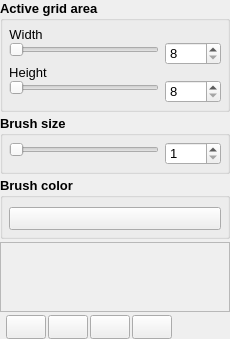
       <widget class="QWidget" name="right_toolbar" native="true">
        <property name="sizePolicy">
         <sizepolicy hsizetype="Maximum" vsizetype="MinimumExpanding">
          <horstretch>0</horstretch>
          <verstretch>0</verstretch>
         </sizepolicy>
        </property>
        <property name="minimumSize">
         <size>
          <width>150</width>
          <height>30</height>
         </size>
        </property>
        <property name="maximumSize">
         <size>
          <width>250</width>
          <height>16777215</height>
         </size>
        </property>
        <property name="font">
         <font>
          <italic>false</italic>
         </font>
        </property>
        <property name="styleSheet">
         <string notr="true">border-top-color: rgba(191, 64, 64, 0);</string>
        </property>
        <layout class="QGridLayout" name="gridLayout_2">
         <property name="leftMargin">
          <number>0</number>
         </property>
         <property name="topMargin">
          <number>0</number>
         </property>
         <property name="rightMargin">
          <number>0</number>
         </property>
         <property name="bottomMargin">
          <number>0</number>
         </property>
         <property name="horizontalSpacing">
          <number>0</number>
         </property>
         <property name="verticalSpacing">
          <number>3</number>
         </property>
         <item row="0" column="0">
          <widget class="QGroupBox" name="groupBox">
           <property name="sizePolicy">
            <sizepolicy hsizetype="Preferred" vsizetype="Maximum">
             <horstretch>0</horstretch>
             <verstretch>0</verstretch>
            </sizepolicy>
           </property>
           <property name="font">
            <font>
             <pointsize>10</pointsize>
             <bold>true</bold>
            </font>
           </property>
           <property name="layoutDirection">
            <enum>Qt::LeftToRight</enum>
           </property>
           <property name="autoFillBackground">
            <bool>false</bool>
           </property>
           <property name="title">
            <string>Active grid area</string>
           </property>
           <layout class="QFormLayout" name="formLayout">
            <property name="verticalSpacing">
             <number>0</number>
            </property>
            <property name="leftMargin">
             <number>6</number>
            </property>
            <property name="topMargin">
             <number>6</number>
            </property>
            <property name="rightMargin">
             <number>6</number>
            </property>
            <property name="bottomMargin">
             <number>6</number>
            </property>
            <item row="0" column="0">
             <widget class="QLabel" name="label_2">
              <property name="font">
               <font>
                <pointsize>10</pointsize>
                <bold>false</bold>
               </font>
              </property>
              <property name="text">
               <string>Width</string>
              </property>
              <property name="alignment">
               <set>Qt::AlignCenter</set>
              </property>
             </widget>
            </item>
            <item row="1" column="0">
             <widget class="QSlider" name="width_slider">
              <property name="sizePolicy">
               <sizepolicy hsizetype="MinimumExpanding" vsizetype="Fixed">
                <horstretch>0</horstretch>
                <verstretch>0</verstretch>
               </sizepolicy>
              </property>
              <property name="minimumSize">
               <size>
                <width>150</width>
                <height>0</height>
               </size>
              </property>
              <property name="minimum">
               <number>8</number>
              </property>
              <property name="maximum">
               <number>4096</number>
              </property>
              <property name="singleStep">
               <number>8</number>
              </property>
              <property name="pageStep">
               <number>8</number>
              </property>
              <property name="value">
               <number>8</number>
              </property>
              <property name="orientation">
               <enum>Qt::Horizontal</enum>
              </property>
              <property name="tickPosition">
               <enum>QSlider::NoTicks</enum>
              </property>
              <property name="tickInterval">
               <number>8</number>
              </property>
             </widget>
            </item>
            <item row="1" column="1">
             <widget class="QSpinBox" name="width_spinbox">
              <property name="sizePolicy">
               <sizepolicy hsizetype="Maximum" vsizetype="Fixed">
                <horstretch>0</horstretch>
                <verstretch>0</verstretch>
               </sizepolicy>
              </property>
              <property name="minimumSize">
               <size>
                <width>0</width>
                <height>0</height>
               </size>
              </property>
              <property name="maximumSize">
               <size>
                <width>75</width>
                <height>16777215</height>
               </size>
              </property>
              <property name="font">
               <font>
                <pointsize>10</pointsize>
               </font>
              </property>
              <property name="minimum">
               <number>8</number>
              </property>
              <property name="maximum">
               <number>4096</number>
              </property>
              <property name="singleStep">
               <number>8</number>
              </property>
              <property name="value">
               <number>8</number>
              </property>
              <property name="displayIntegerBase">
               <number>10</number>
              </property>
             </widget>
            </item>
            <item row="2" column="0">
             <widget class="QLabel" name="label">
              <property name="font">
               <font>
                <pointsize>10</pointsize>
                <bold>false</bold>
               </font>
              </property>
              <property name="text">
               <string>Height</string>
              </property>
              <property name="alignment">
               <set>Qt::AlignCenter</set>
              </property>
             </widget>
            </item>
            <item row="3" column="0">
             <widget class="QSlider" name="height_slider">
              <property name="sizePolicy">
               <sizepolicy hsizetype="MinimumExpanding" vsizetype="Fixed">
                <horstretch>0</horstretch>
                <verstretch>0</verstretch>
               </sizepolicy>
              </property>
              <property name="minimumSize">
               <size>
                <width>150</width>
                <height>0</height>
               </size>
              </property>
              <property name="sizeIncrement">
               <size>
                <width>0</width>
                <height>0</height>
               </size>
              </property>
              <property name="font">
               <font>
                <pointsize>11</pointsize>
               </font>
              </property>
              <property name="minimum">
               <number>1</number>
              </property>
              <property name="maximum">
               <number>4096</number>
              </property>
              <property name="singleStep">
               <number>8</number>
              </property>
              <property name="pageStep">
               <number>8</number>
              </property>
              <property name="value">
               <number>8</number>
              </property>
              <property name="sliderPosition">
               <number>8</number>
              </property>
              <property name="orientation">
               <enum>Qt::Horizontal</enum>
              </property>
              <property name="tickInterval">
               <number>8</number>
              </property>
             </widget>
            </item>
            <item row="3" column="1">
             <widget class="QSpinBox" name="height_spinbox">
              <property name="sizePolicy">
               <sizepolicy hsizetype="Maximum" vsizetype="Fixed">
                <horstretch>0</horstretch>
                <verstretch>0</verstretch>
               </sizepolicy>
              </property>
              <property name="minimumSize">
               <size>
                <width>0</width>
                <height>0</height>
               </size>
              </property>
              <property name="maximumSize">
               <size>
                <width>75</width>
                <height>16777215</height>
               </size>
              </property>
              <property name="font">
               <font>
                <pointsize>10</pointsize>
               </font>
              </property>
              <property name="minimum">
               <number>8</number>
              </property>
              <property name="maximum">
               <number>4096</number>
              </property>
              <property name="singleStep">
               <number>8</number>
              </property>
              <property name="value">
               <number>8</number>
              </property>
              <property name="displayIntegerBase">
               <number>10</number>
              </property>
             </widget>
            </item>
           </layout>
          </widget>
         </item>
         <item row="1" column="0">
          <widget class="QGroupBox" name="groupBox_3">
           <property name="minimumSize">
            <size>
             <width>0</width>
             <height>50</height>
            </size>
           </property>
           <property name="sizeIncrement">
            <size>
             <width>0</width>
             <height>50</height>
            </size>
           </property>
           <property name="font">
            <font>
             <pointsize>10</pointsize>
             <bold>true</bold>
            </font>
           </property>
           <property name="title">
            <string>Brush size</string>
           </property>
           <layout class="QFormLayout" name="formLayout_2">
            <property name="verticalSpacing">
             <number>0</number>
            </property>
            <property name="leftMargin">
             <number>6</number>
            </property>
            <property name="topMargin">
             <number>6</number>
            </property>
            <property name="rightMargin">
             <number>6</number>
            </property>
            <property name="bottomMargin">
             <number>6</number>
            </property>
            <item row="0" column="0">
             <widget class="QSlider" name="brush_size_slider">
              <property name="sizePolicy">
               <sizepolicy hsizetype="MinimumExpanding" vsizetype="Fixed">
                <horstretch>0</horstretch>
                <verstretch>0</verstretch>
               </sizepolicy>
              </property>
              <property name="minimumSize">
               <size>
                <width>150</width>
                <height>0</height>
               </size>
              </property>
              <property name="minimum">
               <number>1</number>
              </property>
              <property name="maximum">
               <number>100</number>
              </property>
              <property name="orientation">
               <enum>Qt::Horizontal</enum>
              </property>
             </widget>
            </item>
            <item row="0" column="1">
             <widget class="QSpinBox" name="brush_size_spinbox">
              <property name="sizePolicy">
               <sizepolicy hsizetype="Maximum" vsizetype="Fixed">
                <horstretch>0</horstretch>
                <verstretch>0</verstretch>
               </sizepolicy>
              </property>
              <property name="maximumSize">
               <size>
                <width>75</width>
                <height>16777215</height>
               </size>
              </property>
              <property name="font">
               <font>
                <pointsize>10</pointsize>
               </font>
              </property>
              <property name="minimum">
               <number>1</number>
              </property>
              <property name="maximum">
               <number>100</number>
              </property>
             </widget>
            </item>
           </layout>
          </widget>
         </item>
         <item row="2" column="0">
          <widget class="QGroupBox" name="groupBox_4">
           <property name="minimumSize">
            <size>
             <width>0</width>
             <height>25</height>
            </size>
           </property>
           <property name="font">
            <font>
             <pointsize>10</pointsize>
             <bold>true</bold>
            </font>
           </property>
           <property name="title">
            <string>Brush color</string>
           </property>
           <layout class="QGridLayout" name="gridLayout_3">
            <property name="leftMargin">
             <number>6</number>
            </property>
            <property name="topMargin">
             <number>9</number>
            </property>
            <property name="rightMargin">
             <number>6</number>
            </property>
            <property name="bottomMargin">
             <number>6</number>
            </property>
            <item row="0" column="0">
             <widget class="QToolButton" name="primary_color_button">
              <property name="sizePolicy">
               <sizepolicy hsizetype="MinimumExpanding" vsizetype="Fixed">
                <horstretch>0</horstretch>
                <verstretch>0</verstretch>
               </sizepolicy>
              </property>
              <property name="font">
               <font>
                <pointsize>10</pointsize>
               </font>
              </property>
              <property name="text">
               <string/>
              </property>
             </widget>
            </item>
           </layout>
          </widget>
         </item>
         <item row="3" column="0">
          <widget class="QScrollArea" name="layers">
           <property name="frameShadow">
            <enum>QFrame::Plain</enum>
           </property>
           <property name="widgetResizable">
            <bool>true</bool>
           </property>
           <property name="alignment">
            <set>Qt::AlignLeading|Qt::AlignLeft|Qt::AlignTop</set>
           </property>
           <widget class="QWidget" name="scrollAreaWidgetContents">
            <property name="geometry">
             <rect>
              <x>0</x>
              <y>0</y>
              <width>228</width>
              <height>552</height>
             </rect>
            </property>
            <property name="sizePolicy">
             <sizepolicy hsizetype="Preferred" vsizetype="Preferred">
              <horstretch>0</horstretch>
              <verstretch>0</verstretch>
             </sizepolicy>
            </property>
            <layout class="QVBoxLayout" name="verticalLayout">
             <property name="spacing">
              <number>0</number>
             </property>
             <property name="leftMargin">
              <number>0</number>
             </property>
             <property name="topMargin">
              <number>0</number>
             </property>
             <property name="rightMargin">
              <number>0</number>
             </property>
             <property name="bottomMargin">
              <number>0</number>
             </property>
            </layout>
           </widget>
          </widget>
         </item>
         <item row="4" column="0">
          <widget class="QWidget" name="horizontalWidget" native="true">
           <property name="sizePolicy">
            <sizepolicy hsizetype="Fixed" vsizetype="Preferred">
             <horstretch>0</horstretch>
             <verstretch>0</verstretch>
            </sizepolicy>
           </property>
           <property name="layoutDirection">
            <enum>Qt::LeftToRight</enum>
           </property>
           <layout class="QHBoxLayout" name="horizontalLayout_8">
            <property name="spacing">
             <number>2</number>
            </property>
            <property name="leftMargin">
             <number>6</number>
            </property>
            <property name="topMargin">
             <number>0</number>
            </property>
            <property name="rightMargin">
             <number>0</number>
            </property>
            <property name="bottomMargin">
             <number>0</number>
            </property>
            <item>
             <widget class="QPushButton" name="new_layer">
              <property name="sizePolicy">
               <sizepolicy hsizetype="Fixed" vsizetype="Fixed">
                <horstretch>0</horstretch>
                <verstretch>0</verstretch>
               </sizepolicy>
              </property>
              <property name="minimumSize">
               <size>
                <width>24</width>
                <height>24</height>
               </size>
              </property>
              <property name="toolTip">
               <string>Create a new layer</string>
              </property>
              <property name="styleSheet">
               <string notr="true">border-color: rgb(61, 56, 70);</string>
              </property>
              <property name="text">
               <string/>
              </property>
              <property name="icon">
               <iconset>
                <normaloff>../src/icons/file-add.png</normaloff>
                <normalon>../src/icons/file-add.png</normalon>
                <disabledoff>../src/icons/file-add.png</disabledoff>
                <disabledon>../src/icons/file-add.png</disabledon>../src/icons/file-add.png</iconset>
              </property>
              <property name="iconSize">
               <size>
                <width>16</width>
                <height>16</height>
               </size>
              </property>
             </widget>
            </item>
            <item>
             <widget class="QPushButton" name="layer_up_button">
              <property name="sizePolicy">
               <sizepolicy hsizetype="Minimum" vsizetype="Minimum">
                <horstretch>0</horstretch>
                <verstretch>0</verstretch>
               </sizepolicy>
              </property>
              <property name="minimumSize">
               <size>
                <width>24</width>
                <height>24</height>
               </size>
              </property>
              <property name="styleSheet">
               <string notr="true">border-color: rgb(61, 56, 70);</string>
              </property>
              <property name="text">
               <string/>
              </property>
              <property name="icon">
               <iconset>
                <normalon>../src/icons/arrow-up.png</normalon>
               </iconset>
              </property>
              <property name="iconSize">
               <size>
                <width>16</width>
                <height>16</height>
               </size>
              </property>
             </widget>
            </item>
            <item>
             <widget class="QPushButton" name="layer_down_button">
              <property name="sizePolicy">
               <sizepolicy hsizetype="Minimum" vsizetype="Minimum">
                <horstretch>0</horstretch>
                <verstretch>0</verstretch>
               </sizepolicy>
              </property>
              <property name="minimumSize">
               <size>
                <width>24</width>
                <height>24</height>
               </size>
              </property>
              <property name="styleSheet">
               <string notr="true">border-color: rgb(61, 56, 70);</string>
              </property>
              <property name="text">
               <string/>
              </property>
              <property name="icon">
               <iconset>
                <normalon>../src/icons/arrow-down.png</normalon>
               </iconset>
              </property>
              <property name="iconSize">
               <size>
                <width>16</width>
                <height>16</height>
               </size>
              </property>
             </widget>
            </item>
            <item>
             <widget class="QPushButton" name="delete_layer_button">
              <property name="sizePolicy">
               <sizepolicy hsizetype="Fixed" vsizetype="Fixed">
                <horstretch>0</horstretch>
                <verstretch>0</verstretch>
               </sizepolicy>
              </property>
              <property name="minimumSize">
               <size>
                <width>24</width>
                <height>24</height>
               </size>
              </property>
              <property name="styleSheet">
               <string notr="true">border-color: rgb(61, 56, 70);</string>
              </property>
              <property name="text">
               <string/>
              </property>
              <property name="icon">
               <iconset>
                <normalon>../src/icons/delete.png</normalon>
               </iconset>
              </property>
              <property name="iconSize">
               <size>
                <width>16</width>
                <height>16</height>
               </size>
              </property>
             </widget>
            </item>
           </layout>
          </widget>
         </item>
        </layout>
       </widget>
